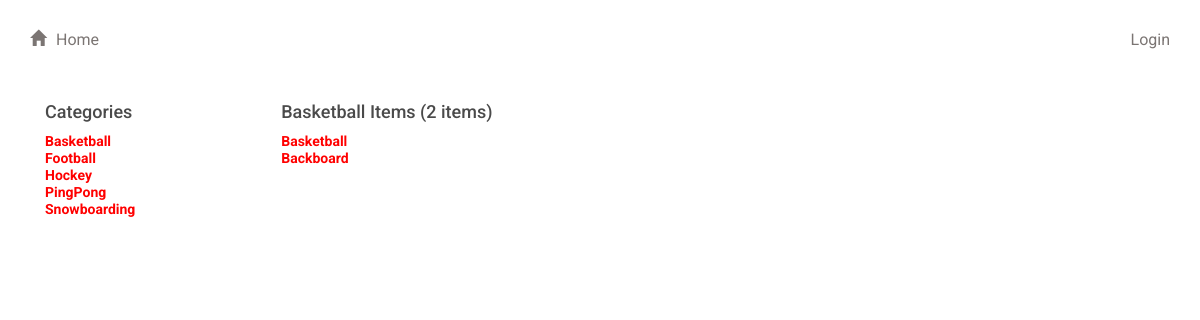
Screenshot of /catalog/Basketball/ with the database file from the repository.
### database_setup.py (models this page shows, shortened)
class Catalog(Base):
    __tablename__ = 'catalog'
    id = Column(Integer, primary_key=True)
    name = Column(String(250), nullable=False)
    user_id = Column(Integer, ForeignKey('user.id'))
    user = relationship(User)

class Item(Base):
    __tablename__ = 'item'
    name = Column(String(80), nullable=False)
    id = Column(Integer, primary_key=True)
    description = Column(String(1000))
    date_created = Column(DateTime(timezone=True), server_default=func.now())
    catalog_id = Column(Integer, ForeignKey('catalog.id'))
    catalog = relationship(Catalog)
    user_id = Column(Integer, ForeignKey('user.id'))
    user = relationship(User)
    image = Column(String(80))

### project.py (the view)
@app.route('/catalog/<catalog_name>/')
def showCatalog(catalog_name):
    catalogs = session.query(Catalog).order_by(asc(Catalog.name))
    catalog = session.query(Catalog).filter_by(name=catalog_name).one()
    items = session.query(Item).filter_by(
        catalog=catalog).order_by(Item.date_created.desc()).all()
    return render_template('catalog.html',
                           catalogs=catalogs,
                           items=items,
                           catalog=catalog,
                           user_id=login_session.get('user_id'))

### templates/catalog.html (shortened to what this page needs)
{% extends "main.html" %}
{% block content %}
{% include "header.html" %}
<div class="row">
  <div class="col-md-10">
    <div class="col-md-3">
      <h3>Categories</h3>
      {% for catalog in catalogs %}
		    <a href = "{{url_for('showCatalog', catalog_name = catalog.name)}}">
			    <div style='color:red'>{{catalog.name}}</div>
		    </a>
      {% endfor %}
    </div>
    <div class="col-md-7">
      <h3>{{catalog.name}} Items ({{items|length}} items)</h3>
      {% for item in items %}
        <a href="{{url_for('showItem', catalog_name=item.catalog.name, item_name=item.name)}}">
          <div style='color:red;'>{{item.name}}</div>
        </a>
      {% endfor %}
    </div>
  </div>
</div>
{% endblock %}

### static/styles.css (style rules this page uses)
* { font-family: "Helvetica Neue Bold", Roboto, Helvetica, Arial, sans-serif; font-weight: 700; }
h3 { font-size: 18px; color: #4A4A4A; line-height: 23px; }
a { font-size: 14px; color: #0093B9; line-height: 17px; }

### rows the page displays
Catalog: name "Basketball"
Catalog: name "Football"
Catalog: name "Hockey"
Catalog: name "PingPong"
Catalog: name "Snowboarding"
Item: name "Basketball"
Item: name "Backboard"

### other values shown
{{ items|length }} "2"
